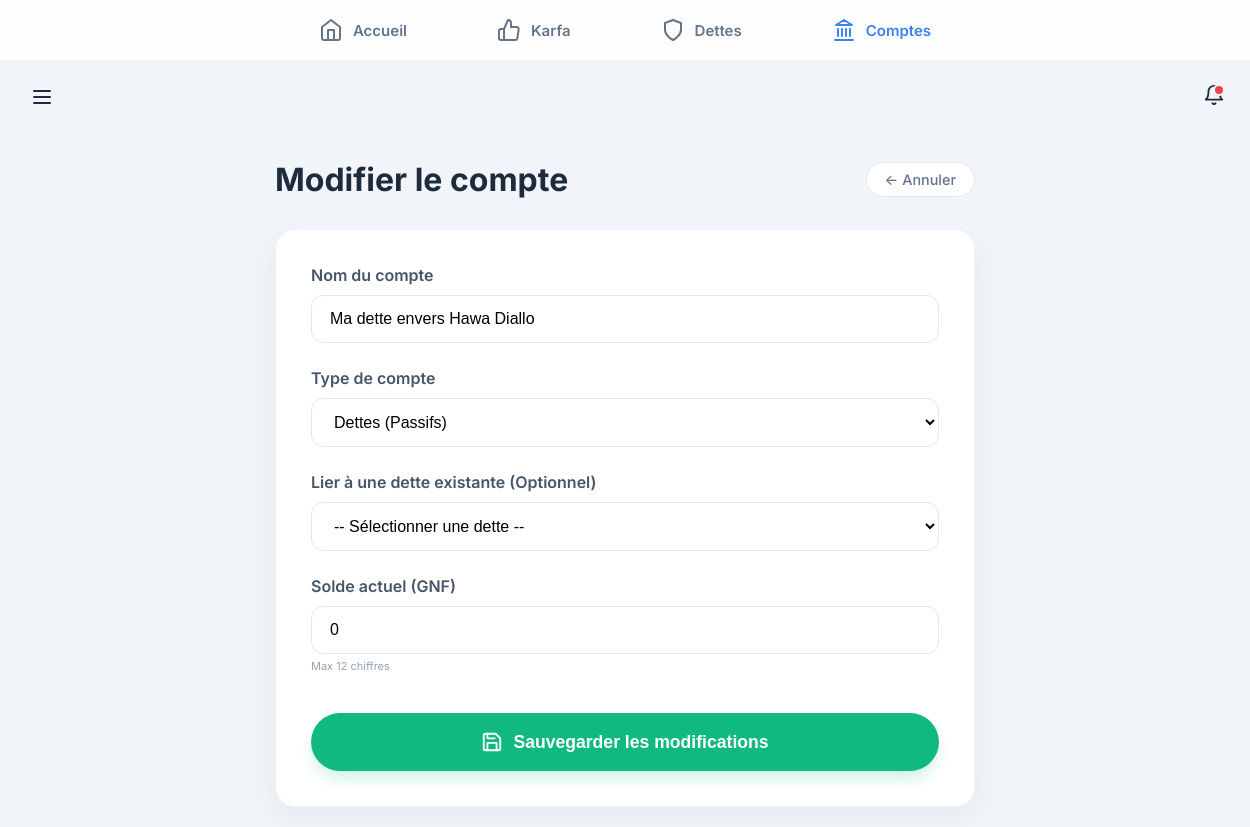
The app's page /comptes/modifier/14/ (signed in) with its own data.
### backend/modules/comptes/models/argent.py (models this page shows, shortened)
class CompteArgent(models.Model):
    TYPE_CHOIX = [
        ('BANQUE', 'Banque'),
        ('MOBILE_MONEY', 'Mobile Money'),
        ('CASH', 'Espèces'),
        ('DETTE', 'Dettes'),
        ('AUTRE', 'Autre'),
    ]
    nom = models.CharField(max_length=50) # Retrait de unique=True car plusieurs utilisateurs peuvent avoir un compte "Cash"
    cree_par = models.ForeignKey('auth.User', on_delete=models.CASCADE, related_name='comptes_argent', null=True)
    type_compte = models.CharField(max_length=20, choices=TYPE_CHOIX)
    solde = models.DecimalField(max_digits=12, decimal_places=0, default=0)
    dette_liee = models.ForeignKey('dettes.Dette', on_delete=models.SET_NULL, null=True, blank=True, related_name='comptes_argent_lies')
    date_creation = models.DateTimeField(auto_now_add=True)
    archive = models.BooleanField(default=False)
    date_archivage = models.DateTimeField(null=True, blank=True)

### backend/modules/comptes/views/form.py (the view)
# urls.py: path('modifier/<int:id>/', modifier_compte, name='modifier_compte'),
@login_required
def modifier_compte(request, id):
    type_param = request.GET.get('type')
    if type_param == 'or':
        compte = get_object_or_404(CompteOr, id=id, cree_par=request.user)
        type_compte = 'or'
        form_class = CompteOrForm
    elif type_param == 'argent':
        compte = get_object_or_404(CompteArgent, id=id, cree_par=request.user)
        type_compte = 'argent'
        form_class = CompteArgentForm
    else:
        try:
            compte = CompteArgent.objects.get(id=id, cree_par=request.user)
            type_compte = 'argent'
            form_class = CompteArgentForm
        except CompteArgent.DoesNotExist:
            compte = get_object_or_404(CompteOr, id=id, cree_par=request.user)
            type_compte = 'or'
            form_class = CompteOrForm
    if request.method == 'POST':
        if type_compte == 'argent':
            form = form_class(request.POST, instance=compte, user=request.user)
        else:
            form = form_class(request.POST, instance=compte)
        if form.is_valid():
            form.save()
            messages.success(request, f"Compte '{compte.nom}' mis à jour.")
            return redirect(f"{redirect('comptes:detail_compte', id=id).url}?type={type_compte}")
    else:
        if type_compte == 'argent':
            form = form_class(instance=compte, user=request.user)
        else:
            form = form_class(instance=compte)
    return render(request, 'modules/comptes/form.html', {
        'form': form,
        'compte': compte,
        'modifier': True,
        'nature': type_compte
    })

### backend/modules/comptes/forms.py
class CompteArgentForm(forms.ModelForm):
    class Meta:
        model = CompteArgent
        fields = ['nom', 'type_compte', 'solde', 'dette_liee']
        widgets = {
            'solde': forms.TextInput(attrs={'oninput': 'formatMontant(this)', 'inputmode': 'numeric'}),
        }
    def __init__(self, *args, **kwargs):
        user = kwargs.pop('user', None)
        super().__init__(*args, **kwargs)
        if user:
            from modules.dettes.models import Dette
            self.fields['dette_liee'].queryset = Dette.objects.filter(cree_par=user, archive=False)
            self.fields['dette_liee'].label = "Lier à une dette existante (Optionnel)"
            self.fields['dette_liee'].required = False

### backend/modules/core/templatetags/custom_filters.py (called while the page is built)
@register.filter
def milliers(value):
    try:
        num = float(value)
        if num == int(num):
            return f"{int(num):,}".replace(",", " ")
        return f"{num:,.3f}".rstrip('0').rstrip('.').replace(",", " ").replace(".", ",")
    except:
        return value

### frontend/templates/modules/comptes/form.html (shortened to what this page needs)
{% extends "base.html" %}
{% load static %}
{% load custom_filters %}
{% block content %}
<div style="max-width: 700px; margin: 0 auto; padding: 20px;">
    <div style="display: flex; justify-content: space-between; align-items: center; margin-bottom: 30px;">
        <h1 style="margin: 0; color: #1e2b3c;">{% if modifier %}Modifier le compte{% else %}Nouveau compte{% endif %}
        </h1>
        <a href="{% url 'comptes:liste_comptes' %}"
            style="background: white; border: 1px solid #e2e8f0; color: #64748b; padding: 8px 18px; border-radius: 30px; text-decoration: none; font-weight: 500; font-size: 0.9em; transition: all 0.2s;">
            ← Annuler
        </a>
    </div>
    <div
        style="background: white; border-radius: 20px; padding: 35px; box-shadow: 0 10px 30px rgba(0,0,0,0.05); border: 1px solid #f1f5f9;">
        <form method="POST">
            <div style="margin-bottom: 25px;">
                <label for="nom" style="display: block; margin-bottom: 10px; font-weight: 600; color: #475569;">Nom du
                    compte</label>
                <input type="text" name="nom" id="nom" required value="{{ compte.nom|default:'' }}"
                    placeholder="Ex: Coffre-fort, Compte Orange Money..."
                    style="width: 100%; padding: 14px 18px; border-radius: 12px; border: 1px solid #e2e8f0; outline: none; font-size: 1em; transition: all 0.2s; box-sizing: border-box;">
            </div>
            <div id="fields-argent" {% if modifier and nature == 'or' %}style="display: none;" {% endif %}>
                <div style="margin-bottom: 25px;">
                    <label for="type_argent"
                        style="display: block; margin-bottom: 10px; font-weight: 600; color: #475569;">Type de
                        compte</label>
                    <select name="type_compte" id="type_argent" onchange="checkTypeDette(this.value)"
                        style="width: 100%; padding: 14px 18px; border-radius: 12px; border: 1px solid #e2e8f0; outline: none; font-size: 1em; background: white; cursor: pointer; box-sizing: border-box;">
                        <option value="DETTE" {% if compte.type_compte == 'DETTE' %}selected{% endif %}>Dettes (Passifs)
                        </option>
                    </select>
                </div>
                <div id="field-dette-liee"
                    style="margin-bottom: 25px; {% if compte.type_compte != 'DETTE' %}display: none;{% endif %} animation: slideDown 0.3s ease-out;">
                    <label for="dette_liee"
                        style="display: block; margin-bottom: 10px; font-weight: 600; color: #475569;">
                        Lier à une dette existante (Optionnel)
                    </label>
                    <select name="dette_liee" id="dette_liee"
                        style="width: 100%; padding: 14px 18px; border-radius: 12px; border: 1px solid #e2e8f0; outline: none; font-size: 1em; background: white; cursor: pointer; box-sizing: border-box;">
                        <option value="">-- Sélectionner une dette --</option>
                    </select>
                </div>
                <div style="margin-bottom: 25px;">
                    <label for="solde" style="display: block; margin-bottom: 10px; font-weight: 600; color: #475569;">
                        Solde {% if modifier %}actuel{% else %}initial{% endif %} (GNF)
                    </label>
                    <input type="text" name="solde" id="solde" value="{{ compte.solde|stringformat:'d'|default:'0' }}"
                        inputmode="numeric" oninput="formatMontant(this)"
                        style="width: 100%; padding: 14px 18px; border-radius: 12px; border: 1px solid #e2e8f0; outline: none; font-size: 1em; box-sizing: border-box;">
                    <small style="color: #94a3b8; font-size: 11px; margin-top: 5px; display: block;">Max 12 chiffres</small>
                </div>
            </div>
            <div style="margin-top: 40px;">
                <button type="submit"
                    style="width: 100%; background: #10b981; color: white; padding: 18px; border: none; border-radius: 30px; font-size: 1.1em; font-weight: 700; cursor: pointer; transition: all 0.3s ease; display: inline-flex; align-items: center; justify-content: center; gap: 10px; box-shadow: 0 10px 15px -3px rgba(16, 185, 129, 0.2);"
                    onmouseover="this.style.background='#059669'; this.style.transform='translateY(-2px)';"
                    onmouseout="this.style.background='#10b981'; this.style.transform='translateY(0)';">
                    {% if modifier %}Sauvegarder les modifications{% else %}Créer le compte{% endif %}
                </button>
            </div>
        </form>
    </div>
</div>
<link rel="stylesheet" href="{% static 'css/comptes.css' %}">
{% endblock %}

### frontend/static/css/base.css (style rules this page uses)
:root { --bg-global: #f1f5f9; --bg-card: #ffffff; --primary: #3b82f6; --text-main: #1e2b3c; --text-muted: #64748b; --nav-height: 60px; --radius-xl: 20px; --radius-md: 12px; --shadow-subtle: 0 4px 15px rgba(0, 0, 0, 0.04); --shadow-hover: 0 8px 25px rgba(0, 0, 0, 0.08); }
body { background-color: var(--bg-global) !important; margin: 0; padding: 0; font-family: 'Inter', sans-serif; color: var(--text-main); padding-bottom: calc(var(--nav-height) + 20px); -webkit-tap-highlight-color: transparent; }
@media (min-width: 768px) { body { padding-bottom: 0; padding-top: calc(var(--nav-height) + 80px); } }

### frontend/static/css/core.css (style rules this page uses)
:root { --color-primary-green: #27ae60; --color-primary-dark: #1e2b3c; --color-bg-light: #f8fafc; --color-text-body: #64748b; }
:root { --color-primary-green: #27ae60; --color-primary-dark: #1e2b3c; --color-bg-light: #f8fafc; --color-text-body: #64748b; --color-error: #ef4444; }

### frontend/static/css/comptes.css (style rules this page uses)
:root { --color-argent: #10b981; --color-or: #f59e0b; --color-title: #1e2b3c; --color-subtitle: #64748b; --bg-page: #f9fafb; }
body { font-family: Inter, -apple-system, BlinkMacSystemFont, "Segoe UI", Roboto, sans-serif; }

### records on screen
CompteArgent: nom "Ma dette envers Hawa Diallo", type_compte "Dettes (Passifs)", solde "0"
